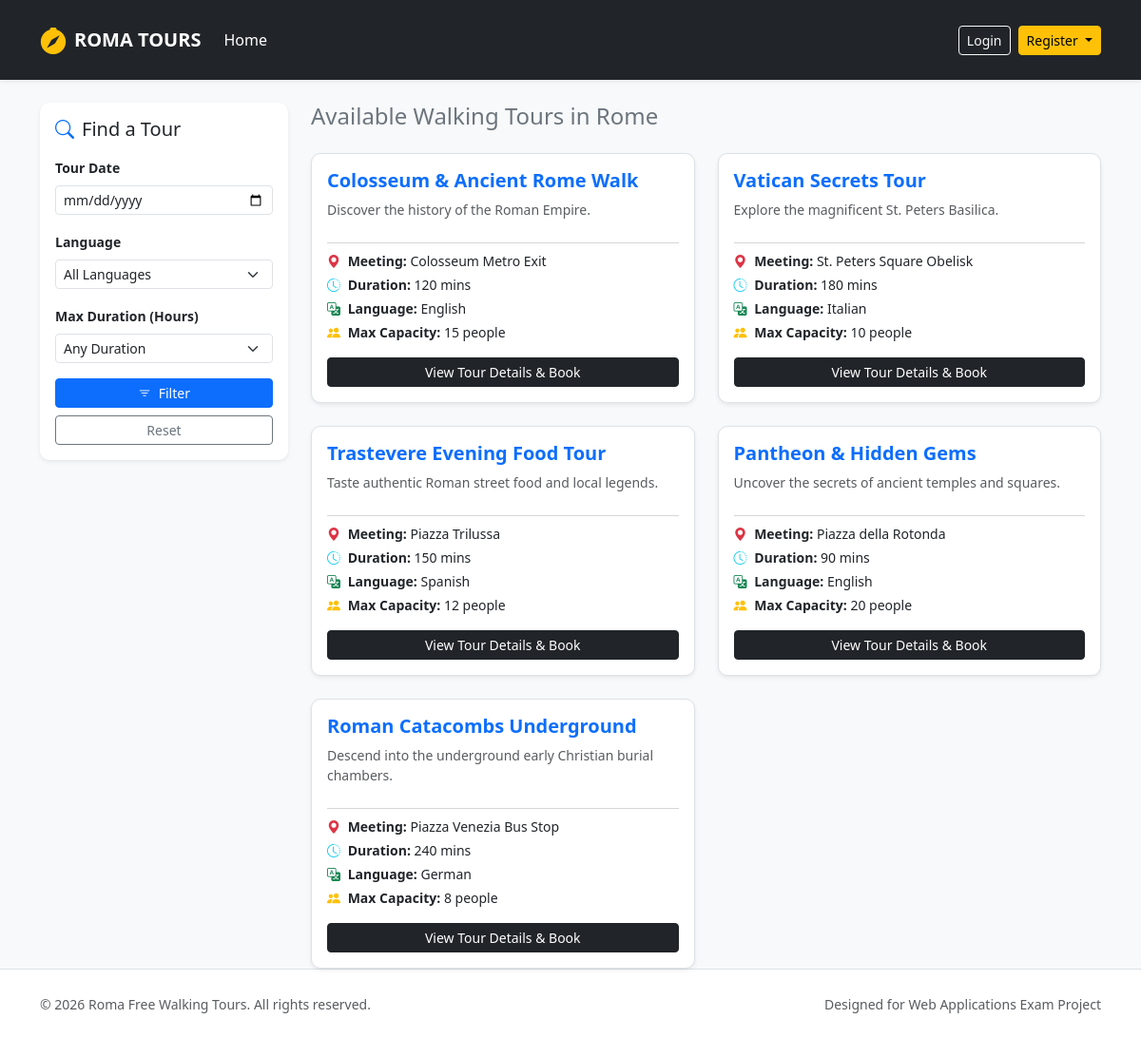
The page / on the database its author committed.
### tables this page shows
CREATE TABLE tours (
            id INTEGER PRIMARY KEY AUTOINCREMENT,
            guide_id INTEGER NOT NULL,
            title TEXT NOT NULL,
            meeting_point TEXT NOT NULL,
            duration INTEGER NOT NULL,
            language TEXT NOT NULL,
            max_participants INTEGER NOT NULL,
            description TEXT NOT NULL,
            stops TEXT NOT NULL,
            photos TEXT NOT NULL,
            FOREIGN KEY (guide_id) REFERENCES users(id) ON DELETE CASCADE
        );

### app.py (the view)
@app.route("/")
def home():
    lang = request.args.get("language")
    duration = request.args.get("duration")
    date_input = request.args.get("date")
    day_name = None
    if date_input:
        try:
            day_name = datetime.strptime(date_input, "%Y-%m-%d").strftime("%A")
        except ValueError:
            flash("Invalid date format.", "danger")
    tours = search_tours(day_name, duration, lang)
    return render_template("index.html", tours=tours)

### dao/tours_dao.py (called while the page is built)
def search_tours(p_date_name=None, p_duration=None, p_lang=None):
    conn = sqlite3.connect("roma_tours.db")
    conn.row_factory = sqlite3.Row
    cursor = conn.cursor()
    query = "SELECT DISTINCT t.* FROM tours t JOIN tour_schedule ts ON t.id = ts.tour_id WHERE 1=1"
    params = []
    if p_lang:
        query += " AND t.language = ?"
        params.append(p_lang)
    if p_duration:
        query += " AND t.duration <= ?"
        params.append(int(p_duration))
    if p_date_name:
        query += " AND ts.day_of_week = ?"
        params.append(p_date_name)
    cursor.execute(query, params)
    tours = cursor.fetchall()
    cursor.close()
    conn.close()
    return tours

### templates/index.html (shortened to what this page needs)
{% extends 'base.html' %}
{% block content %}
<aside class="col-12 col-md-4 col-lg-3">
  <div class="card shadow-sm mb-4">
    <div class="card-body">
      <h5 class="card-title mb-3"><i class="bi bi-search text-primary me-2"></i>Find a Tour</h5>
      <form action="{{ url_for('home') }}" method="GET">
        <div class="mb-3">
          <label for="date" class="form-label small fw-bold">Tour Date</label>
          <input type="date" class="form-control form-control-sm" id="date" name="date" value="{{ request.args.get('date', '') }}">
        </div>
        <div class="mb-3">
          <label for="language" class="form-label small fw-bold">Language</label>
          <select class="form-select form-select-sm" id="language" name="language">
            <option value="">All Languages</option>
          </select>
        </div>
        <div class="mb-3">
          <label for="duration" class="form-label small fw-bold">Max Duration (Hours)</label>
          <select class="form-select form-select-sm" id="duration" name="duration">
            <option value="">Any Duration</option>
          </select>
        </div>
        <div class="d-grid gap-2">
          <button type="submit" class="btn btn-primary btn-sm"><i class="bi bi-filter me-1"></i> Filter</button>
          <a href="{{ url_for('home') }}" class="btn btn-outline-secondary btn-sm text-center">Reset</a>
        </div>
      </form>
    </div>
  </div>
</aside>
<section class="col-12 col-md-8 col-lg-9">
  <h4 class="mb-4 text-secondary">Available Walking Tours in Rome</h4>
  <div class="row row-cols-1 row-cols-md-2 g-4">
    {% for tour in tours %}
    <div class="col">
      <div class="card h-100 shadow-sm border">
        <div class="card-body d-flex flex-column">
          <h5 class="card-title text-primary fw-bold mb-2">{{ tour.title }}</h5>
          <p class="card-text text-muted small flex-grow-1">{{ tour.description }}</p>
          <hr class="text-muted my-2">
          <div class="small mb-3">
            <div class="mb-1"><strong><i class="bi bi-geo-alt-fill text-danger me-1"></i> Meeting:</strong> {{ tour.meeting_point }}</div>
            <div class="mb-1"><strong><i class="bi bi-clock-history text-info me-1"></i> Duration:</strong> {{ tour.duration }} mins</div>
            <div class="mb-1"><strong><i class="bi bi-translate text-success me-1"></i> Language:</strong> {{ tour.language }}</div>
            <div><strong><i class="bi bi-people-fill text-warning me-1"></i> Max Capacity:</strong> {{ tour.max_participants }} people</div>
          </div>
          <a href="{{ url_for('participant.tour_detail', tour_id=tour.id) }}" class="btn btn-dark btn-sm mt-auto w-100">View Tour Details & Book</a>
        </div>
      </div>
    </div>
    {% endfor %}
  </div>
</section>
{% endblock %}

### static/css/styles.css (style rules this page uses)
body { background-color: #f8f9fa; font-family: 'Segoe UI', Tahoma, Geneva, Verdana, sans-serif; }
.card { border: none; border-radius: 10px; transition: transform 0.2s ease, box-shadow 0.2s ease; }

### rows shown on the page
tours: title "Colosseum & Ancient Rome Walk", description "Discover the history of the Roman Empire.", meeting_point "Colosseum Metro Exit", duration "120", language "English", max_participants "15"
tours: title "Vatican Secrets Tour", description "Explore the magnificent St. Peters Basilica.", meeting_point "St. Peters Square Obelisk", duration "180", language "Italian", max_participants "10"
tours: title "Trastevere Evening Food Tour", description "Taste authentic Roman street food and local legends.", meeting_point "Piazza Trilussa", duration "150", language "Spanish", max_participants "12"
tours: title "Pantheon & Hidden Gems", description "Uncover the secrets of ancient temples and squares.", meeting_point "Piazza della Rotonda", duration "90", language "English", max_participants "20"
tours: title "Roman Catacombs Underground", description "Descend into the underground early Christian burial chambers.", meeting_point "Piazza Venezia Bus Stop", duration "240", language "German", max_participants "8"
